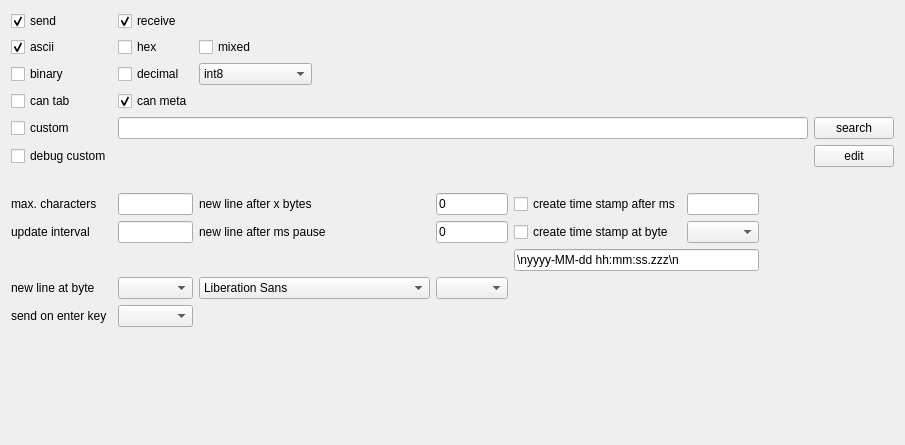
         <widget class="QWidget" name="scrollAreaWidgetContents">
          <property name="geometry">
           <rect>
            <x>0</x>
            <y>0</y>
            <width>905</width>
            <height>445</height>
           </rect>
          </property>
          <layout class="QGridLayout" name="gridLayout_9">
           <item row="0" column="0">
            <layout class="QGridLayout" name="gridLayout_7" rowstretch="0,0,0,0,0,0,0,0,0,0,0,0,0,0,0,0" columnstretch="0,0,0,0,0,0,0,1,0">
             <item row="4" column="1">
              <widget class="QCheckBox" name="consoleShowDecimalCheckBox">
               <property name="sizePolicy">
                <sizepolicy hsizetype="Preferred" vsizetype="Preferred">
                 <horstretch>0</horstretch>
                 <verstretch>0</verstretch>
                </sizepolicy>
               </property>
               <property name="toolTip">
                <string>show decimal console</string>
               </property>
               <property name="text">
                <string>decimal</string>
               </property>
              </widget>
             </item>
             <item row="3" column="2">
              <widget class="QCheckBox" name="consoleShowMixedCheckBox">
               <property name="toolTip">
                <string>&lt;html&gt;&lt;head/&gt;&lt;body&gt;&lt;p&gt;show mixed console (ascii, dec and hex together in one console if they are selected)&lt;/p&gt;&lt;/body&gt;&lt;/html&gt;</string>
               </property>
               <property name="statusTip">
                <string/>
               </property>
               <property name="text">
                <string>mixed</string>
               </property>
              </widget>
             </item>
             <item row="11" column="1">
              <widget class="QLineEdit" name="ConsoleUpdateIntervallLineEdit">
               <property name="sizePolicy">
                <sizepolicy hsizetype="Ignored" vsizetype="Fixed">
                 <horstretch>0</horstretch>
                 <verstretch>0</verstretch>
                </sizepolicy>
               </property>
               <property name="maximumSize">
                <size>
                 <width>16777215</width>
                 <height>16777215</height>
                </size>
               </property>
               <property name="toolTip">
                <string>the update intervall of the consoles</string>
               </property>
              </widget>
             </item>
             <item row="5" column="1">
              <widget class="QCheckBox" name="consoleShowCanMetaCheckBox">
               <property name="toolTip">
                <string>show can meta information (id and type) in conole</string>
               </property>
               <property name="text">
                <string>can meta</string>
               </property>
               <property name="checked">
                <bool>true</bool>
               </property>
              </widget>
             </item>
             <item row="10" column="4">
              <widget class="QLineEdit" name="consoleNewLineAfterNumberBytes">
               <property name="sizePolicy">
                <sizepolicy hsizetype="Ignored" vsizetype="Fixed">
                 <horstretch>0</horstretch>
                 <verstretch>0</verstretch>
                </sizepolicy>
               </property>
               <property name="maximumSize">
                <size>
                 <width>16777215</width>
                 <height>16777215</height>
                </size>
               </property>
               <property name="toolTip">
                <string>new line after x number of sent/received bytes (0=off)</string>
               </property>
               <property name="text">
                <string>0</string>
               </property>
              </widget>
             </item>
             <item row="11" column="2" colspan="2">
              <widget class="QLabel" name="label_2">
               <property name="toolTip">
                <string>new line after x ms send/receive pause (0=off)</string>
               </property>
               <property name="text">
                <string>new line after ms pause</string>
               </property>
              </widget>
             </item>
             <item row="11" column="4">
              <widget class="QLineEdit" name="consoleNewLineAfterPause">
               <property name="sizePolicy">
                <sizepolicy hsizetype="Ignored" vsizetype="Fixed">
                 <horstretch>0</horstretch>
                 <verstretch>0</verstretch>
                </sizepolicy>
               </property>
               <property name="maximumSize">
                <size>
                 <width>16777215</width>
                 <height>16777215</height>
                </size>
               </property>
               <property name="toolTip">
                <string>new line after x ms send/receive pause (0=off)</string>
               </property>
               <property name="text">
                <string>0</string>
               </property>
              </widget>
             </item>
             <item row="13" column="0">
              <widget class="QLabel" name="label_16">
               <property name="toolTip">
                <string>new line at byte</string>
               </property>
               <property name="text">
                <string>new line at byte</string>
               </property>
              </widget>
             </item>
             <item row="10" column="2" colspan="2">
              <widget class="QLabel" name="label">
               <property name="toolTip">
                <string>new line after x number of sent/received bytes (0=off)</string>
               </property>
               <property name="text">
                <string>new line after x bytes</string>
               </property>
              </widget>
             </item>
             <item row="13" column="4">
              <widget class="QComboBox" name="consoleFontSizeComboBox">
               <property name="sizePolicy">
                <sizepolicy hsizetype="Preferred" vsizetype="Fixed">
                 <horstretch>0</horstretch>
                 <verstretch>0</verstretch>
                </sizepolicy>
               </property>
               <property name="minimumSize">
                <size>
                 <width>0</width>
                 <height>0</height>
                </size>
               </property>
               <property name="maximumSize">
                <size>
                 <width>16777215</width>
                 <height>16777215</height>
                </size>
               </property>
               <property name="toolTip">
                <string>console font size</string>
               </property>
               <property name="currentText">
                <string/>
               </property>
              </widget>
             </item>
             <item row="14" column="1">
              <widget class="QComboBox" name="consoleSendOnEnter">
               <property name="maximumSize">
                <size>
                 <width>16777215</width>
                 <height>16777215</height>
                </size>
               </property>
               <property name="toolTip">
                <string>&lt;html&gt;&lt;head/&gt;&lt;body&gt;&lt;p&gt;this is sent/used for the enter key (console, message dialog, main window send area and ascii sequence in the send window)&lt;/p&gt;&lt;/body&gt;&lt;/html&gt;</string>
               </property>
              </widget>
             </item>
             <item row="14" column="0">
              <widget class="QLabel" name="label_18">
               <property name="toolTip">
                <string>&lt;html&gt;&lt;head/&gt;&lt;body&gt;&lt;p&gt;this is sent/used for the enter key (console, message dialog, main window send area and ascii sequence in the send window)&lt;/p&gt;&lt;/body&gt;&lt;/html&gt;</string>
               </property>
               <property name="text">
                <string>send on enter key</string>
               </property>
              </widget>
             </item>
             <item row="13" column="1">
              <widget class="QComboBox" name="consoleNewLineAt">
               <property name="maximumSize">
                <size>
                 <width>16777215</width>
                 <height>16777215</height>
                </size>
               </property>
               <property name="toolTip">
                <string>new line at byte</string>
               </property>
              </widget>
             </item>
             <item row="10" column="5">
              <widget class="QCheckBox" name="PrintTimeStampCheckBox">
               <property name="sizePolicy">
                <sizepolicy hsizetype="Preferred" vsizetype="Preferred">
                 <horstretch>0</horstretch>
                 <verstretch>0</verstretch>
                </sizepolicy>
               </property>
               <property name="toolTip">
                <string>create time stamp after ms</string>
               </property>
               <property name="text">
                <string>create time stamp after ms</string>
               </property>
               <property name="checked">
                <bool>false</bool>
               </property>
              </widget>
             </item>
             <item row="12" column="5" colspan="2">
              <widget class="QLineEdit" name="ConsoleTimestampFormat">
               <property name="sizePolicy">
                <sizepolicy hsizetype="MinimumExpanding" vsizetype="Fixed">
                 <horstretch>0</horstretch>
                 <verstretch>0</verstretch>
                </sizepolicy>
               </property>
               <property name="minimumSize">
                <size>
                 <width>150</width>
                 <height>0</height>
                </size>
               </property>
               <property name="maximumSize">
                <size>
                 <width>16777215</width>
                 <height>16777215</height>
                </size>
               </property>
               <property name="toolTip">
                <string>&lt;html&gt;&lt;head/&gt;&lt;body&gt;&lt;p&gt;time stamp format ('optinal new lines (\n)' date and time format (chapter Time format and Date format in the manual) 'optional new lines (\n)'&lt;/p&gt;&lt;p&gt;Example:&lt;/p&gt;&lt;p&gt;\nyyyy-MM-dd hh:mm:ss.zzz\n&lt;/p&gt;&lt;p&gt;Example without date and with spaces in front of the time stamp:&lt;/p&gt;&lt;p&gt;\n       hh:mm:ss\n&lt;/p&gt;&lt;p&gt;&lt;br/&gt;&lt;/p&gt;&lt;/body&gt;&lt;/html&gt;</string>
               </property>
               <property name="text">
                <string>\nyyyy-MM-dd hh:mm:ss.zzz\n</string>
               </property>
              </widget>
             </item>
             <item row="10" column="6">
              <widget class="QLineEdit" name="PrintTimeStampLineEdit">
               <property name="sizePolicy">
                <sizepolicy hsizetype="Ignored" vsizetype="Fixed">
                 <horstretch>0</horstretch>
                 <verstretch>0</verstretch>
                </sizepolicy>
               </property>
               <property name="maximumSize">
                <size>
                 <width>16777215</width>
                 <height>16777215</height>
                </size>
               </property>
               <property name="toolTip">
                <string>create time stamp after ms</string>
               </property>
              </widget>
             </item>
             <item row="11" column="5">
              <widget class="QCheckBox" name="consoleTimestampAtByteCheckBox">
               <property name="toolTip">
                <string>create time stamp at byte</string>
               </property>
               <property name="text">
                <string>create time stamp at byte</string>
               </property>
              </widget>
             </item>
             <item row="3" column="0">
              <widget class="QCheckBox" name="consoleShowAsciiCheckBox">
               <property name="sizePolicy">
                <sizepolicy hsizetype="Preferred" vsizetype="Preferred">
                 <horstretch>0</horstretch>
                 <verstretch>0</verstretch>
                </sizepolicy>
               </property>
               <property name="toolTip">
                <string>show ascii console</string>
               </property>
               <property name="text">
                <string>ascii</string>
               </property>
               <property name="checked">
                <bool>true</bool>
               </property>
              </widget>
             </item>
             <item row="6" column="8">
              <widget class="QPushButton" name="consoleSearchScriptPushButton">
               <property name="toolTip">
                <string>add custom console script</string>
               </property>
               <property name="text">
                <string>search</string>
               </property>
              </widget>
             </item>
             <item row="4" column="0">
              <widget class="QCheckBox" name="consoleShowBinaryCheckBox">
               <property name="toolTip">
                <string>show binary console</string>
               </property>
               <property name="text">
                <string>binary</string>
               </property>
              </widget>
             </item>
             <item row="6" column="0">
              <widget class="QCheckBox" name="consoleShowCustomCheckBox">
               <property name="toolTip">
                <string>show a custom console (see chapter custom console/log scripts for more details)</string>
               </property>
               <property name="text">
                <string>custom</string>
               </property>
              </widget>
             </item>
             <item row="7" column="0">
              <widget class="QCheckBox" name="consoleDebugCustomCheckBox">
               <property name="toolTip">
                <string>debug the custom console script</string>
               </property>
               <property name="text">
                <string>debug custom</string>
               </property>
              </widget>
             </item>
             <item row="0" column="0">
              <widget class="QCheckBox" name="ShowSendInConsoleCheckBox">
               <property name="sizePolicy">
                <sizepolicy hsizetype="Preferred" vsizetype="Preferred">
                 <horstretch>0</horstretch>
                 <verstretch>0</verstretch>
                </sizepolicy>
               </property>
               <property name="toolTip">
                <string>show sent data in console</string>
               </property>
               <property name="text">
                <string>send</string>
               </property>
               <property name="checked">
                <bool>true</bool>
               </property>
              </widget>
             </item>
             <item row="11" column="0">
              <widget class="QLabel" name="label_5">
               <property name="toolTip">
                <string>the update interval of the consoles</string>
               </property>
               <property name="text">
                <string>update interval</string>
               </property>
              </widget>
             </item>
             <item row="7" column="8">
              <widget class="QPushButton" name="consoleEditScriptPushButton">
               <property name="toolTip">
                <string>edit custom console script</string>
               </property>
               <property name="text">
                <string>edit</string>
               </property>
              </widget>
             </item>
             <item row="10" column="0">
              <widget class="QLabel" name="ConsoleBufferLabel">
               <property name="toolTip">
                <string>max. characters in console</string>
               </property>
               <property name="text">
                <string>max. characters</string>
               </property>
              </widget>
             </item>
             <item row="5" column="0">
              <widget class="QCheckBox" name="showCanTabCheckBox">
               <property name="toolTip">
                <string>show the can tab</string>
               </property>
               <property name="statusTip">
                <string/>
               </property>
               <property name="text">
                <string>can tab</string>
               </property>
              </widget>
             </item>
             <item row="9" column="2">
              <spacer name="verticalSpacer_6">
               <property name="orientation">
                <enum>Qt::Vertical</enum>
               </property>
               <property name="sizeType">
                <enum>QSizePolicy::Fixed</enum>
               </property>
               <property name="sizeHint" stdset="0">
                <size>
                 <width>20</width>
                 <height>20</height>
                </size>
               </property>
              </spacer>
             </item>
             <item row="15" column="4">
              <spacer name="verticalSpacer">
               <property name="orientation">
                <enum>Qt::Vertical</enum>
               </property>
               <property name="sizeHint" stdset="0">
                <size>
                 <width>20</width>
                 <height>40</height>
                </size>
               </property>
              </spacer>
             </item>
             <item row="11" column="6">
              <widget class="QComboBox" name="consoleTimestampAtByteComboBox">
               <property name="maximumSize">
                <size>
                 <width>16777215</width>
                 <height>16777215</height>
                </size>
               </property>
               <property name="toolTip">
                <string>create time stamp at byte</string>
               </property>
              </widget>
             </item>
             <item row="10" column="1">
              <widget class="QLineEdit" name="ConsoleBufferLineEdit">
               <property name="sizePolicy">
                <sizepolicy hsizetype="Ignored" vsizetype="Fixed">
                 <horstretch>0</horstretch>
                 <verstretch>0</verstretch>
                </sizepolicy>
               </property>
               <property name="maximumSize">
                <size>
                 <width>16777215</width>
                 <height>16777215</height>
                </size>
               </property>
               <property name="toolTip">
                <string>max. characters in console</string>
               </property>
               <property name="inputMask">
                <string/>
               </property>
              </widget>
             </item>
             <item row="3" column="1">
              <widget class="QCheckBox" name="consoleShowHexCheckBox">
               <property name="sizePolicy">
                <sizepolicy hsizetype="Preferred" vsizetype="Preferred">
                 <horstretch>0</horstretch>
                 <verstretch>0</verstretch>
                </sizepolicy>
               </property>
               <property name="toolTip">
                <string>show hexadecimal console</string>
               </property>
               <property name="text">
                <string>hex</string>
               </property>
              </widget>
             </item>
             <item row="6" column="1" colspan="7">
              <widget class="DragDropLineEdit" name="consoleScriptLineEdit">
               <property name="toolTip">
                <string>script which generates the text for the custom console (see chapter custom console/log scripts for more details)</string>
               </property>
               <property name="readOnly">
                <bool>true</bool>
               </property>
              </widget>
             </item>
             <item row="13" column="2" colspan="2">
              <widget class="QFontComboBox" name="consoleFontComboBox">
               <property name="sizePolicy">
                <sizepolicy hsizetype="Expanding" vsizetype="Fixed">
                 <horstretch>0</horstretch>
                 <verstretch>0</verstretch>
                </sizepolicy>
               </property>
               <property name="minimumSize">
                <size>
                 <width>0</width>
                 <height>0</height>
                </size>
               </property>
               <property name="maximumSize">
                <size>
                 <width>16777215</width>
                 <height>16777215</height>
                </size>
               </property>
               <property name="toolTip">
                <string>console font (the mixed console has always courier new)</string>
               </property>
               <property name="editable">
                <bool>false</bool>
               </property>
              </widget>
             </item>
             <item row="0" column="1">
              <widget class="QCheckBox" name="ShowReceivedCheckBox">
               <property name="sizePolicy">
                <sizepolicy hsizetype="Preferred" vsizetype="Preferred">
                 <horstretch>0</horstretch>
                 <verstretch>0</verstretch>
                </sizepolicy>
               </property>
               <property name="toolTip">
                <string>show received data in console</string>
               </property>
               <property name="text">
                <string>receive</string>
               </property>
               <property name="checked">
                <bool>true</bool>
               </property>
               <property name="tristate">
                <bool>false</bool>
               </property>
              </widget>
             </item>
             <item row="4" column="2">
              <widget class="QComboBox" name="consoleDecimalsType">
               <property name="toolTip">
                <string>the type of the decimals in the decimal console</string>
               </property>
               <item>
                <property name="text">
                 <string>int8</string>
                </property>
               </item>
               <item>
                <property name="text">
                 <string>int16</string>
                </property>
               </item>
               <item>
                <property name="text">
                 <string>int32</string>
                </property>
               </item>
               <item>
                <property name="text">
                 <string>uint8</string>
                </property>
               </item>
               <item>
                <property name="text">
                 <string>uint16</string>
                </property>
               </item>
               <item>
                <property name="text">
                 <string>uint32</string>
                </property>
               </item>
              </widget>
             </item>
            </layout>
           </item>
          </layout>
         </widget>
